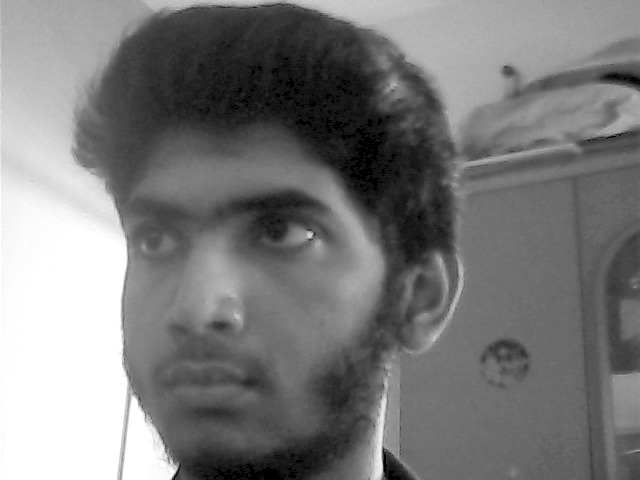
#> input picture images_db/gokul.1493197896.png, 640 x 480 px, given in place of the camera
$ python -i Recognizer.py   (imports and definitions only)   (Python 2 division)
#> lines starting #> are read from the running program, lines starting #| are printed output that depends on the picture; after the words box and inside, x2 and y2 are one past the last pixel; in counts of white or black regions, pixels touching at a corner belong together
import cv2, os, sys, pickle
import numpy as np
from PIL import Image
from configs import *

testImage = sys.argv[1]

faceCascade = cv2.CascadeClassifier(cascadePath)
profileCascade = cv2.CascadeClassifier(cascadePath2)

# [1 line that did not run here, left out]
#can also use createEigenFaceRecognizer() or createFisherFaceRecognizer() or createLBPHFaceRecognizer()
#Read http://docs.opencv.org/2.4/modules/contrib/doc/facerec/facerec_tutorial.html to understand ML behind


def predictFacesFromPhoto(image):
	#TODO: Similarly, recognize left and right faces
	img_gray = Image.open(image).convert('L')
	img = np.array(img_gray, 'uint8')
	face = faceCascade.detectMultiScale(img, scaleFactor, minNeighbors, cascadeFlags, minSize)
	for (x, y, w, h) in face:
		name_predicted, confidence = recognizer.predict(cv2.resize(img[y: y + h, x: x + w], face_resolution))

		print("It is predicted as "+str(name_predicted)+" with confidence"+str(confidence))
		#cv2.imshow("Scanned Face", img[y: y+h, x: x+w])
		#cv2.waitKey(1000)
####################

def predictFacesFromWebcam(label2name_map):

	#http://docs.opencv.org/2.4/modules/highgui/doc/reading_and_writing_images_and_video.html#videocapture-get
#> called with label2name_map = 'images_db/gokul.1493197896.png'
	video_capture = cv2.VideoCapture(cameraSource)
	frame_width = video_capture.get(3)
	frame_height = video_capture.get(4)

	while True:

		#Get a frame & Convert to grayscale
		ret, frame = video_capture.read()
#> frame is the input picture: shape (480, 640, 3); min 0, max 255, mean 122.7
		gray = cv2.cvtColor(frame, cv2.COLOR_BGR2GRAY)

        ##Phase 1: FACE DETECTION
		#to detect frontal face, left&right side faces
		faces = faceCascade.detectMultiScale(gray, scaleFactor, minNeighbors, cascadeFlags, minSize)
#> faces = [[49, 110, 335, 335]]
		sidefaces_left = profileCascade.detectMultiScale(gray, scaleFactor, minNeighbors, cascadeFlags, minSize)
#> sidefaces_left = [[68, 67, 393, 393]]
		sidefaces_right = profileCascade.detectMultiScale(np.fliplr(gray), scaleFactor, minNeighbors, cascadeFlags, minSize)
#> sidefaces_right = ()

        ##Phase 2: FACE RECOGNITION
		#Predict all detected faces to the list
		#The below commented lines checks if faces overlap to avoid recognizing & drawing rectangle around same face twice
		#I commented them since they seem to be unnecessary processing overhead, and works cool without them..
		for (x, y, w, h) in faces:
			# [22 lines of commented-out code are left out]

			cv2.rectangle(frame, (x, y), (x+w, y+h), (0, 255, 0), 2)
			name_predicted, confidence = recognizer.predict(cv2.resize(gray[y: y + h, x: x + w], face_resolution))

			if(name_predicted!=0 and confidence<confidence_threshold):
				print("It is predicted as "+label2name_map[name_predicted]+" with confidence "+str(confidence))
				cv2.putText(frame, label2name_map[name_predicted]+":"+str(confidence), (x+w,y+h), cv2.FONT_HERSHEY_SIMPLEX, 0.7, (0,0,255))
#> this loop made 1 pass
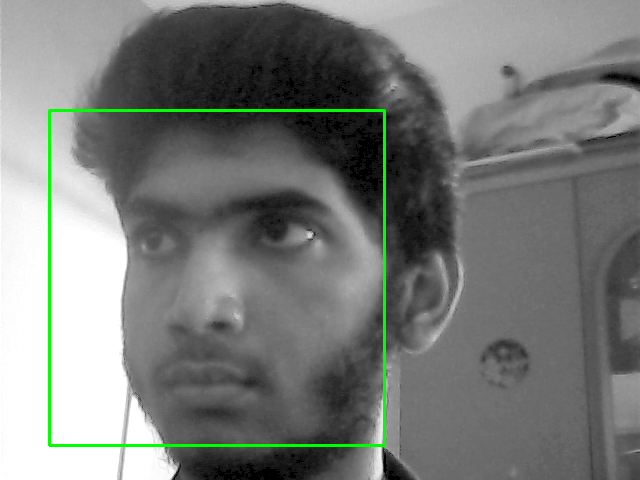
#> frame: shape (480, 640, 3); 1.31% of pixels changed, all inside (x1, y1, x2, y2) = (48, 109, 386, 447)


		for (x, y, w, h) in sidefaces_left:
			# [10 lines of commented-out code are left out]

			cv2.rectangle(frame, (x, y), (x+w, y+h), (0, 255, 0), 2)
			name_predicted, confidence = recognizer.predict(cv2.resize(gray[y: y + h, x: x + w], face_resolution))

			if(name_predicted!=0 and confidence<confidence_threshold):
				print("LSF is predicted as "+label2name_map[name_predicted]+" with confidence "+str(confidence))
				cv2.putText(frame, label2name_map[name_predicted]+":"+str(confidence), (x+w,y+h), cv2.FONT_HERSHEY_SIMPLEX, 0.7, (0,0,255))

		for (X, y, w, h) in sidefaces_right:
			x = int(frame_width-(X+w))
			# [10 lines of commented-out code are left out]

			cv2.rectangle(frame, (x, y), (x+w, y+h), (0, 255, 0), 2)
			name_predicted, confidence = recognizer.predict(cv2.resize(gray[y: y + h, x: x+w], face_resolution))

			if(name_predicted!=0 and confidence<confidence_threshold):
				print("RSF is predicted as "+label2name_map[name_predicted]+" with confidence "+str(confidence))
				cv2.putText(frame, label2name_map[name_predicted]+":"+str(confidence), (x+w,y+h), cv2.FONT_HERSHEY_SIMPLEX, 0.7, (0,0,255))


		cv2.imshow('Video', frame)

		if cv2.waitKey(1) & 0xFF == ord('q'):
			print("\nQuitting")
			break

	video_capture.release()
	cv2.destroyAllWindows()


####_MAIN_####


# [13 lines not run here, left out]

#> (the run stopped early here; a loop or call above may not have finished)
